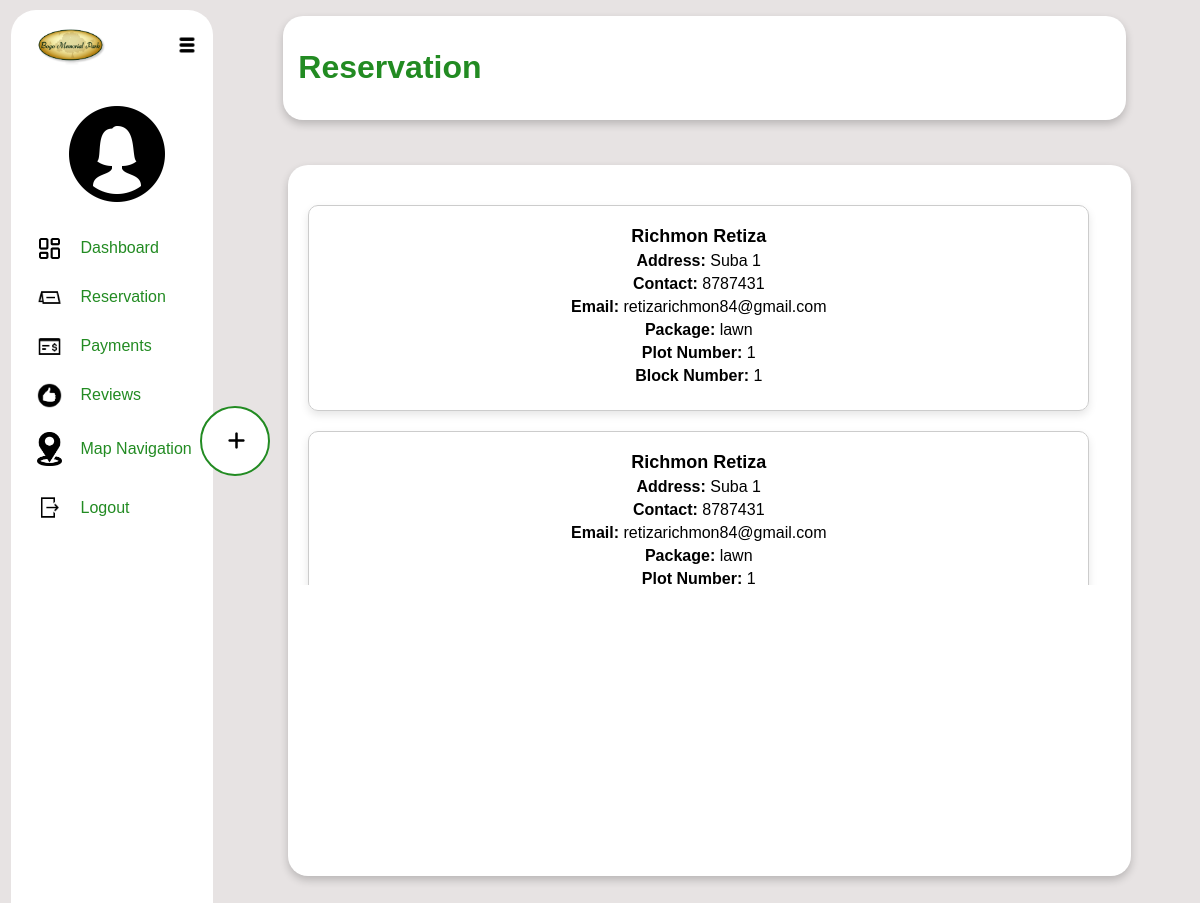
Before: /customerdashboard/customerreservation.php (signed in) with the older database file.
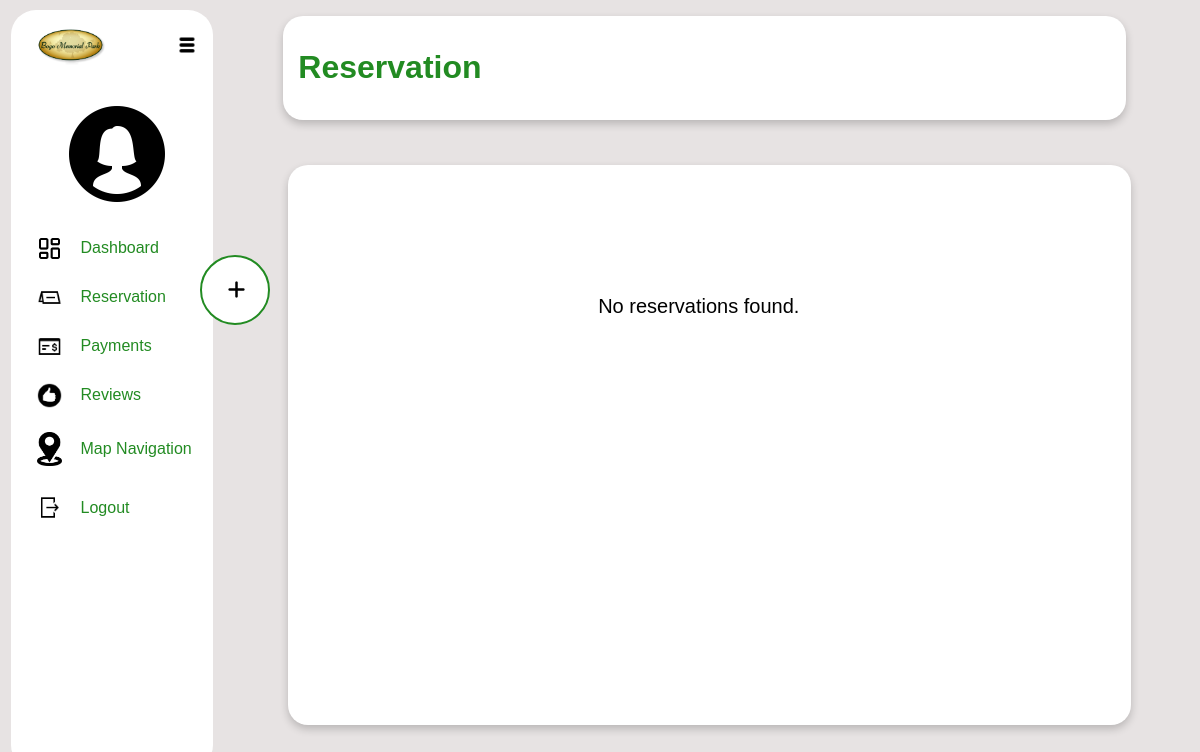
After: the same page with the newer database file.
### tables this page shows
CREATE TABLE `reservation` (
  `id` int(11) NOT NULL,
  `fullname` varchar(100) NOT NULL,
  `package` varchar(100) NOT NULL,
  `plotnumber` int(11) NOT NULL,
  `blocknumber` int(11) NOT NULL,
  `email` varchar(100) NOT NULL,
  `contact` int(11) NOT NULL,
  `time` timestamp NOT NULL DEFAULT current_timestamp() ON UPDATE current_timestamp(),
  `user_id` int(11) NOT NULL,
  `address` varchar(255) NOT NULL
);

### customerdashboard/customerreservation.php (the view, shortened to what this page needs)
<?php
$user_id = $_SESSION['user_id'];
try {
    $dsn = 'mysql:host=localhost;dbname=capstone2db';
    $username = 'root';
    $password = '';
    $options = [
        PDO::ATTR_ERRMODE => PDO::ERRMODE_EXCEPTION,
        PDO::ATTR_DEFAULT_FETCH_MODE => PDO::FETCH_ASSOC,
    ];
    $pdo = new PDO($dsn, $username, $password, $options);
    $sqlFetch = "SELECT * FROM reservation WHERE user_id = :user_id";
    $stmtFetch = $pdo->prepare($sqlFetch);
    $stmtFetch->bindParam(':user_id', $user_id);
    $stmtFetch->execute();
    $reservations = $stmtFetch->fetchAll();
} catch (PDOException $e) {
    echo "Error: " . $e->getMessage();
}
?>
<!DOCTYPE html>
<html lang="en">
<head>
    <link rel="stylesheet" href="./customerdashboard_css/customerreservation.css">
    <link rel="stylesheet" href="https://cdnjs.cloudflare.com/ajax/libs/font-awesome/6.0.0-beta3/css/all.min.css">
</head>
<body>
    <div class="row">
        <div class="left-content col-4">
            <div class="memoriallogo"><img src="../images/bogomemoriallogo.png" alt="bogomemoriallogo"></div>
            <div class="hamburgermenu"><img src="../images/hamburgermenu.png" alt="hamburgermenu"></div>
            <div class="adminprofile">
                <center><img src="../images/female.png" alt="adminicon">
            </div>
            <center>
                <br>
                <div class="adminlinks">
                    <span><img src="../images/dashboard.png" alt="">&nbsp;&nbsp;&nbsp;<a href="/customerdashboard/customerdashboard.php">Dashboard</a></span>
                    <span><img src="../images/reservation.png" alt="">&nbsp;&nbsp;&nbsp;<a href="/customerdashboard/customerreservation.php">Reservation</a></span>
                    <span><img src="../images/payment.png" alt="">&nbsp;&nbsp;&nbsp;<a href="/customerdashboard/customerpayment.php">Payments</a></span>
                    <span><img src="../images/review.png" alt="">&nbsp;&nbsp;&nbsp;<a href="/customerdashboard/customerreviews.php">Reviews</a></span>
                    <span><img src="../images/map.png" alt="">&nbsp;&nbsp;&nbsp;<a href="/customerdashboard/mapnavigation.php">Map Navigation</a></span>
                    <span><img src="../images/logout.png" alt="">&nbsp;&nbsp;&nbsp;<a href="../logout.php">Logout</a></span>
                </div>
                <br>
            </center>
        </div>
        <div class="main">
            <div class="right-content1">
                <div class="right-header col-9">
                    <span class="header"><h1>Reservation</h1></span>
                </div>
            </div>
            <div class="right-content2">
             <div class="left-aside">
                <div class="addbtn">
                    <button class="add"><i class="fas fa-plus"></i></button>
                </div>
                   <div class="view-reservation">
                    <div class="reservation-container">
                        <?php if (!empty($reservations)): ?>
                            <?php foreach ($reservations as $reservation): ?>
                                <div class="reservation-card">
                                    <h3><?php echo htmlspecialchars($reservation['fullname']); ?></h3>
                                    <p><strong>Address:</strong> <?php echo htmlspecialchars($reservation['address']); ?></p>
                                    <p><strong>Contact:</strong> <?php echo htmlspecialchars($reservation['contact']); ?></p>
                                    <p><strong>Email:</strong> <?php echo htmlspecialchars($reservation['email']); ?></p>
                                    <p><strong>Package:</strong> <?php echo htmlspecialchars($reservation['package']); ?></p>
                                    <p><strong>Plot Number:</strong> <?php echo htmlspecialchars($reservation['plotnumber']); ?></p>
                                    <p><strong>Block Number:</strong> <?php echo htmlspecialchars($reservation['blocknumber']); ?></p>
                                </div>
                            <?php endforeach; ?>
                        <?php else: ?>
                        <p class="no-reservation-found">No reservations found.</p>
                        <?php endif; ?>
                    </div>
                </div>
                </div>
            </div>
        </div>
    </div>
</body>
</html>

### customerdashboard/customerdashboard_css/customerreservation.css (style rules this page uses)
* { margin: 0; padding: 0; box-sizing: border-box; font-family: Arial, sans-serif; }
body { background-color: #e7e3e3; position: relative; }
.row::after { content: ""; clear: both; display: block; }
[class*="col-"] { float: left; padding: 15px; }
.col-4 { width: 33.33%; }
.col-9 { width: 75%; }
.row { width: 100%; height: 100vh; display: flex; }
.left-content { background-color: white; color: white; border-radius: 25px; height: 95vh; margin-top: 0.6rem; margin-left: 0.7rem; width: 250px; position: relative; padding: 1rem; }
.memoriallogo img { width: 95px; position: absolute; top: 0.6rem; filter: drop-shadow (0px, 0px, 20px,black); }
.hamburgermenu img { width: 20px; float: right; margin-top: 0.6rem; }
.adminprofile img { width: 100px; margin-top: 3rem; padding-left: 30px; }
.main { width: 100%; margin-top: 1rem; margin-left: 50px; position: relative; }
.right-content1 { margin-left: 20px; width: 90%; height: 6.5rem; background-color: white; color: forestgreen; border-radius: 20px; box-shadow: 0 4px 8px rgba(0, 0, 0, 0.2); display:flex; }
.right-content2 { margin-left: 25px; width: 90%; height: 70vh; margin-top: 2.8rem; background-color: white; color: rgb(0, 0, 0); border-radius: 20px; box-shadow: 0 4px 8px rgba(0, 0, 0, 0.2); display: flex; position: relative; }
.left-aside { width: 50%; position: relative; }
.addbtn { display:flex; flex-direction: column; }
.add { width:70px; height: 70px; border-radius:50%; position: absolute; right:440px; bottom:400px; }
button.add { background-color: white; color: black; border: none; padding: 10px 20px; font-size: 16px; cursor: pointer; display: inline-flex; align-items: center; gap: 8px; border-radius:50%; transition: background-color 0.3s ease; border: 2px solid forestgreen; }
button.add i { font-size: 20px; padding-left: 6px; }
.header { padding-top: 30%; padding-left: 50%; }
.adminlinks { display: flex; flex-direction: column; gap: 1.5rem; align-items: flex-start; margin-left: 10px; }
.adminlinks span { display: flex; align-items: center; width: 100%; }
.adminlinks img { width: 25px; margin-right: 5px; }
.adminlinks a { text-decoration: none; color:forestgreen; font-size: 1rem; display: inline-block; }
.adminlinks span:last-child { margin-top: 0.3rem; }
.adminprofile { display: flex; align-items: center; justify-content: center; margin-top: 20px; }
.adminprofile img { border-radius: 50%; width: 150px; }
.reservation-container { display: flex; flex-direction: column; width: 100%; height: auto; }
.no-reservation-found { font-size: 20px; padding-top: 100px; display: flex; justify-content: center; }
.view-reservation { margin-top: 20px; margin-left: 10px; width: 190%; height: 400px; overflow-y: auto; padding: 10px; box-sizing: border-box; }
.reservation-card { border: 1px solid #ccc; border-radius: 10px; padding: 20px; margin: 10px 0; box-shadow: 0 4px 8px rgba(0, 0, 0, 0.1); width: 100%; text-align: center; }
.reservation-card h3 { margin: 0; font-size: 18px; }
.reservation-card p { margin: 5px 0; }

Changed rows visible on the page:
removed reservation: fullname "Richmon Retiza", address "Suba 1", contact "8787431", email "retizarichmon84@gmail.com", package "lawn", plotnumber "1", blocknumber "1"
removed reservation: fullname "Richmon Retiza", address "Suba 1", contact "8787431", email "retizarichmon84@gmail.com", package "lawn", plotnumber "1"
Other visible differences:
text now shown: "No reservations found."
